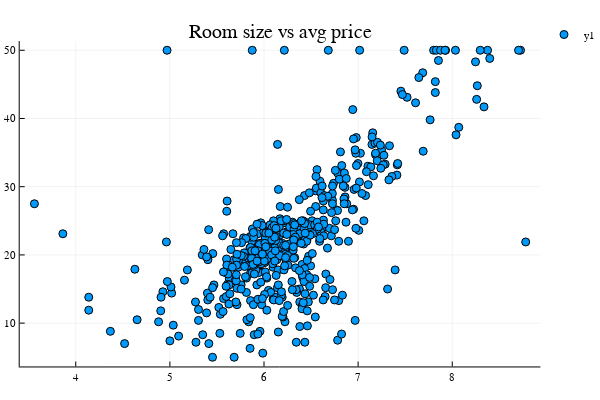

The cell this chart's notebook holds for it:
### Code cell
# To learn Regression, for now, lets consider 2 columns in the above dataset
x = boston_housing_prices[:,6]
y = boston_housing_prices[:,14]
# types of variables
println(typeof(boston_housing_prices)) 
println(typeof(x))
println(typeof(y))
# Lets plot x and y
plot(x,y,seriestype=:scatter,title="Room size vs avg price")

### Figure 1 — Plotly figure (JSON) as saved in the notebook; plotly's stock layout.template omitted (floating-point values rounded to 4 significant figures; data arrays with more than 128 entries replaced by an {"elided": "..."} marker saying what was removed)
{"data": [{"colorbar": {"title": ""}, "hoverinfo": "text", "legendgroup": "y1", "marker": {"color": "rgba(0, 154, 250, 1.000)", "line": {"color": "rgba(0, 0, 0, 1.000)", "width": 1}, "size": 8, "symbol": "circle"}, "mode": "markers", "name": "y1", "showlegend": true, "text": {"elided": "506 null values"}, "type": "scatter", "x": {"elided": "506 float values"}, "xaxis": "x1", "y": {"elided": "506 float values"}, "yaxis": "y1", "zmax": null, "zmin": null}], "layout": {"annotations": [{"font": {"color": "rgba(0, 0, 0, 1.000)", "family": "sans-serif", "size": 20}, "rotation": 0, "showarrow": false, "text": "Room size vs avg price", "x": 0.5148, "xanchor": "center", "xref": "paper", "y": 1, "yanchor": "top", "yref": "paper"}], "height": 400, "legend": {"bgcolor": "rgba(255, 255, 255, 1.000)", "bordercolor": "rgba(0, 0, 0, 1.000)", "font": {"color": "rgba(0, 0, 0, 1.000)", "family": "sans-serif", "size": 11}, "tracegroupgap": 0, "x": 1, "y": 1}, "margin": {"b": 20, "l": 0, "r": 0, "t": 20}, "paper_bgcolor": "rgba(255, 255, 255, 1.000)", "plot_bgcolor": "rgba(255, 255, 255, 1.000)", "showlegend": true, "width": 600, "xaxis": {"anchor": "y1", "domain": [0.03619, 0.9934], "gridcolor": "rgba(0, 0, 0, 0.100)", "gridwidth": 0.5, "linecolor": "rgba(0, 0, 0, 1.000)", "mirror": false, "range": [3.404, 8.937], "showgrid": true, "showline": true, "showticklabels": true, "tickangle": 0, "tickcolor": "rgb(0, 0, 0)", "tickfont": {"color": "rgba(0, 0, 0, 1.000)", "family": "sans-serif", "size": 11}, "tickmode": "array", "ticks": "inside", "ticktext": ["4", "5", "6", "7", "8"], "tickvals": [4, 5, 6, 7, 8], "title": "", "titlefont": {"color": "rgba(0, 0, 0, 1.000)", "family": "sans-serif", "size": 15}, "type": "-", "visible": true, "zeroline": false, "zerolinecolor": "rgba(0, 0, 0, 1.000)"}, "yaxis": {"anchor": "x1", "domain": [0.03762, 0.9415], "gridcolor": "rgba(0, 0, 0, 0.100)", "gridwidth": 0.5, "linecolor": "rgba(0, 0, 0, 1.000)", "mirror": false, "range": [3.65, 51.35], "showgrid": true, "showline": true, "showticklabels": true, "tickangle": 0, "tickcolor": "rgb(0, 0, 0)", "tickfont": {"color": "rgba(0, 0, 0, 1.000)", "family": "sans-serif", "size": 11}, "tickmode": "array", "ticks": "inside", "ticktext": ["10", "20", "30", "40", "50"], "tickvals": [10, 20, 30, 40, 50], "title": "", "titlefont": {"color": "rgba(0, 0, 0, 1.000)", "family": "sans-serif", "size": 15}, "type": "-", "visible": true, "zeroline": false, "zerolinecolor": "rgba(0, 0, 0, 1.000)"}}}
